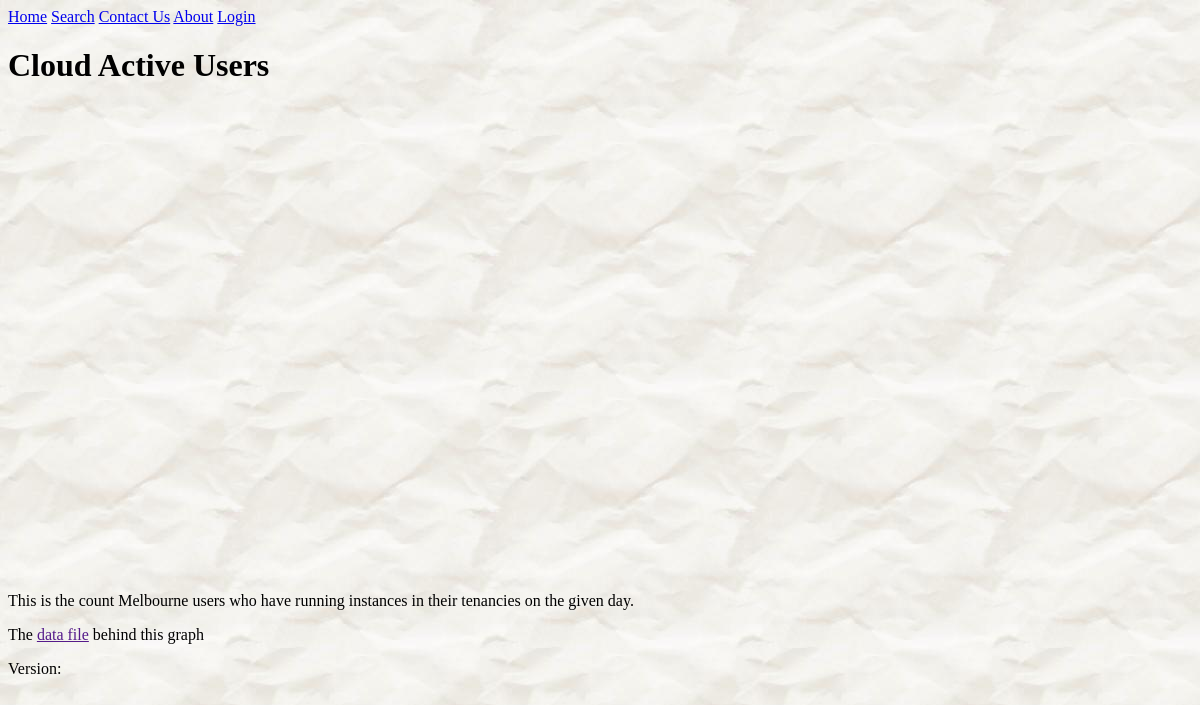
The app's page /reports/13/, older data.
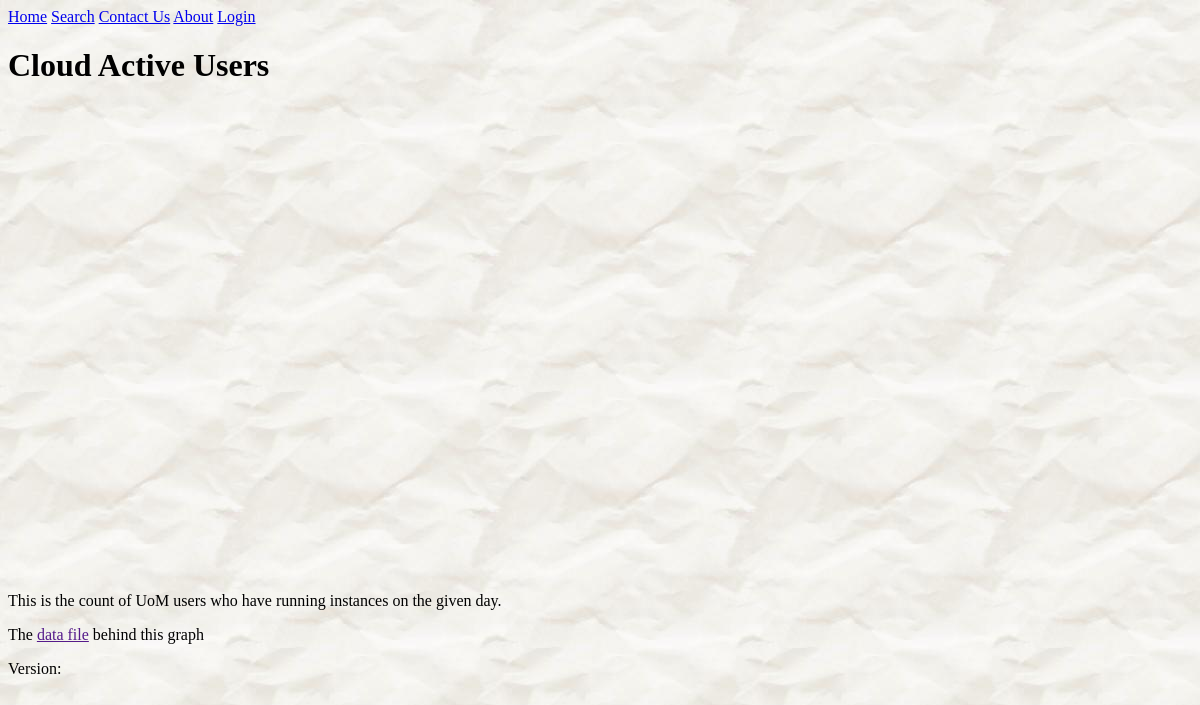
The same page, newer data.
### reports/models.py (models this page shows, shortened)
class Report(models.Model):
    report_title = models.CharField(max_length=100)
    pub_date = models.DateTimeField('date published')
    d3_file_name = models.CharField(max_length=100, default='.js')
    description = models.TextField(blank=True, null=True)
    def was_published_recently(self):
        """
        Return True if was published in the last day, False otherwise

        >>> import datetime
        >>> from django.utils import timezone
        >>> from reports.models import Report
        >>> future_report = Report(pub_date=timezone.now()+ datetime.timedelta(days=30), report_title="Futurama")
        >>> future_report.was_published_recently()
        False
        """
        now = timezone.now()
        return now - datetime.timedelta(days=1) <= self.pub_date <= now
    was_published_recently.admin_order_field = 'pub_date'
    was_published_recently.boolean = True
    was_published_recently.short_description = 'Published recently?'

### reports/views.py (the view)
# urls.py: url(r'^(?P<pk>[0-9]+)/$', views.DetailView.as_view(), name='detail'),
class DetailView(generic.DetailView):
    model = Report
    template_name = 'reports/details.html'
    def get_queryset(self):
        return Report.objects.filter(pub_date__lte=timezone.now())
    def get_context_data(self, **kwargs):
        result = super().get_context_data(**kwargs)
        result['debug'] = settings.DEBUG
        return result

### reports/templates/reports/details.html (shortened to what this page needs)
{% extends 'base.html' %}
{% block header_lines %}
    {% load static %}
    <link rel="stylesheet" type="text/css" href="//cdnjs.cloudflare.com/ajax/libs/nvd3/1.8.3/nv.d3.css"/>
{% endblock %}
{% block h1 %}{{ report.report_title }}{% endblock %}
{% block content %}
    <div id="chart">
        <svg></svg>
    </div>
    <p>{{ report.description }}</p>
    {% if debug %}
        <p>The <a id="a_data" href="">data file</a> behind this graph</p>
    {% endif %}
{% endblock %}

### templates/base.html (shortened to what this page needs)
<!DOCTYPE html>
<html lang="en">
<head>
    {% load staticfiles %}
    <link rel="stylesheet" type="text/css" href="{% static 'reports/style.css' %}"/>
    {%  block header_lines %}{%  endblock %}
</head>
<body>
{% include 'nav.html' %}
<h1>{%  block h1 %}{%  endblock %}</h1>
{% block content %}{% endblock %}
{% block footer %}
    <p>Version: {{ SOURCE_REVISION }}</p>
{% endblock %}
</body>
</html>

### templates/nav.html
<div id="nav">
    <a href="/">Home</a>
    <a href="/reports/search">Search</a>
    <a href="/contact">Contact Us</a>
    <a href="/reports/about">About</a>
    {% if user.is_authenticated %} <a href="/logout/?next=/">Logout</a> </p>
    {% else %}
        <a href="/login">Login</a>
    {% endif %}
</div>

### reports/static/reports/style.css (style rules this page uses)
body { background: url("images/bg-napkin.jpg"); }
body, h1, h2, h3, input[type="text"], input[type="password"], textarea, select, input.submit { font-family: "Comic Sans MS", cursive; }

Row changes from the older to the newer data that the page shows:
changed Report "Cloud Active Users": description "This is the count Melbourne users who have running instances in their tenancies on the given day." → "This is the count of UoM users who have running instances on the given day."
